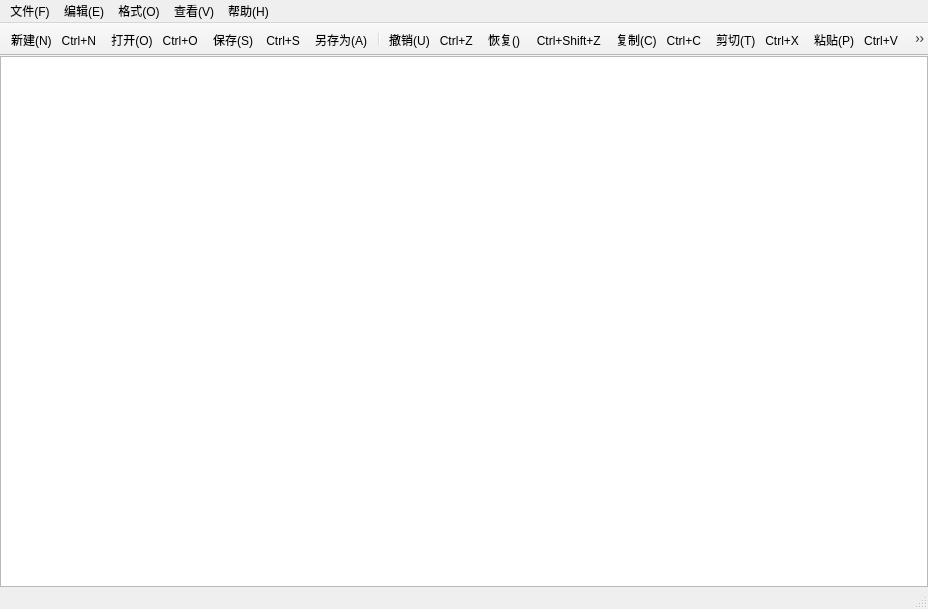
<?xml version="1.0" encoding="UTF-8"?>
<ui version="4.0">
 <class>testEdit</class>
 <widget class="QMainWindow" name="testEdit">
  <property name="geometry">
   <rect>
    <x>0</x>
    <y>0</y>
    <width>928</width>
    <height>609</height>
   </rect>
  </property>
  <property name="windowTitle">
   <string>testEdit</string>
  </property>
  <widget class="QWidget" name="centralwidget">
   <layout class="QHBoxLayout" name="horizontalLayout">
    <property name="spacing">
     <number>0</number>
    </property>
    <property name="leftMargin">
     <number>0</number>
    </property>
    <property name="topMargin">
     <number>0</number>
    </property>
    <property name="rightMargin">
     <number>0</number>
    </property>
    <property name="bottomMargin">
     <number>0</number>
    </property>
    <item>
     <widget class="QTextEdit" name="textEdit">
      <property name="cursor" stdset="0">
       <cursorShape>IBeamCursor</cursorShape>
      </property>
     </widget>
    </item>
   </layout>
  </widget>
  <widget class="QMenuBar" name="menubar">
   <property name="geometry">
    <rect>
     <x>0</x>
     <y>0</y>
     <width>928</width>
     <height>21</height>
    </rect>
   </property>
   <widget class="QMenu" name="menu_file">
    <property name="title">
     <string>文件(F)</string>
    </property>
    <addaction name="actionNew"/>
    <addaction name="actionOpen"/>
    <addaction name="actionSave"/>
    <addaction name="actionSaveOther"/>
    <addaction name="separator"/>
    <addaction name="actionExit"/>
   </widget>
   <widget class="QMenu" name="menu_edit">
    <property name="title">
     <string>编辑(E)</string>
    </property>
    <addaction name="actionBefore"/>
    <addaction name="actionNext"/>
    <addaction name="actionCut"/>
    <addaction name="actionCopy"/>
    <addaction name="actionPaste"/>
    <addaction name="separator"/>
    <addaction name="actionSearch"/>
    <addaction name="actionReplace"/>
    <addaction name="separator"/>
    <addaction name="actionAll"/>
   </widget>
   <widget class="QMenu" name="menu_form">
    <property name="title">
     <string>格式(O)</string>
    </property>
    <addaction name="actionReturnLine"/>
    <addaction name="actionShowLine"/>
    <addaction name="actionFont"/>
    <addaction name="actionColor"/>
    <addaction name="separator"/>
    <addaction name="actionFontBackgroundColor"/>
    <addaction name="actionBackgroundColor"/>
   </widget>
   <widget class="QMenu" name="menu_view">
    <property name="title">
     <string>查看(V)</string>
    </property>
    <addaction name="actionToolBar"/>
    <addaction name="actionStatusBar"/>
   </widget>
   <widget class="QMenu" name="menu_help">
    <property name="title">
     <string>帮助(H)</string>
    </property>
    <addaction name="actionAbout"/>
   </widget>
   <addaction name="menu_file"/>
   <addaction name="menu_edit"/>
   <addaction name="menu_form"/>
   <addaction name="menu_view"/>
   <addaction name="menu_help"/>
  </widget>
  <widget class="QStatusBar" name="statusbar"/>
  <widget class="QToolBar" name="toolBar">
   <property name="windowTitle">
    <string>toolBar</string>
   </property>
   <property name="layoutDirection">
    <enum>Qt::LeftToRight</enum>
   </property>
   <property name="movable">
    <bool>false</bool>
   </property>
   <attribute name="toolBarArea">
    <enum>TopToolBarArea</enum>
   </attribute>
   <attribute name="toolBarBreak">
    <bool>false</bool>
   </attribute>
   <addaction name="actionNew"/>
   <addaction name="actionOpen"/>
   <addaction name="actionSave"/>
   <addaction name="actionSaveOther"/>
   <addaction name="separator"/>
   <addaction name="actionBefore"/>
   <addaction name="actionNext"/>
   <addaction name="actionCopy"/>
   <addaction name="actionCut"/>
   <addaction name="actionPaste"/>
   <addaction name="separator"/>
   <addaction name="actionSearch"/>
   <addaction name="actionReplace"/>
   <addaction name="separator"/>
   <addaction name="actionFont"/>
   <addaction name="actionShowLine"/>
   <addaction name="actionReturnLine"/>
   <addaction name="separator"/>
   <addaction name="actionToolBar"/>
   <addaction name="actionStatusBar"/>
  </widget>
  <action name="actionNew">
   <property name="icon">
    <iconset resource="icon.qrc">
     <normaloff>:/icon/new.png</normaloff>:/icon/new.png</iconset>
   </property>
   <property name="text">
    <string>新建(N)   Ctrl+N</string>
   </property>
   <property name="menuRole">
    <enum>QAction::NoRole</enum>
   </property>
  </action>
  <action name="actionOpen">
   <property name="icon">
    <iconset resource="icon.qrc">
     <normaloff>:/icon/file.png</normaloff>:/icon/file.png</iconset>
   </property>
   <property name="text">
    <string>打开(O)   Ctrl+O</string>
   </property>
   <property name="menuRole">
    <enum>QAction::NoRole</enum>
   </property>
  </action>
  <action name="actionSave">
   <property name="icon">
    <iconset resource="icon.qrc">
     <normaloff>:/icon/save.png</normaloff>:/icon/save.png</iconset>
   </property>
   <property name="text">
    <string>保存(S)    Ctrl+S</string>
   </property>
   <property name="menuRole">
    <enum>QAction::NoRole</enum>
   </property>
  </action>
  <action name="actionSaveOther">
   <property name="icon">
    <iconset resource="icon.qrc">
     <normaloff>:/icon/saveother.png</normaloff>:/icon/saveother.png</iconset>
   </property>
   <property name="text">
    <string>另存为(A)</string>
   </property>
   <property name="menuRole">
    <enum>QAction::NoRole</enum>
   </property>
  </action>
  <action name="actionBefore">
   <property name="icon">
    <iconset resource="icon.qrc">
     <normaloff>:/icon/before.png</normaloff>:/icon/before.png</iconset>
   </property>
   <property name="text">
    <string>撤销(U)   Ctrl+Z</string>
   </property>
   <property name="menuRole">
    <enum>QAction::NoRole</enum>
   </property>
  </action>
  <action name="actionNext">
   <property name="icon">
    <iconset resource="icon.qrc">
     <normaloff>:/icon/next.png</normaloff>:/icon/next.png</iconset>
   </property>
   <property name="text">
    <string>恢复()     Ctrl+Shift+Z</string>
   </property>
   <property name="menuRole">
    <enum>QAction::NoRole</enum>
   </property>
  </action>
  <action name="actionCut">
   <property name="icon">
    <iconset resource="icon.qrc">
     <normaloff>:/icon/cut.png</normaloff>:/icon/cut.png</iconset>
   </property>
   <property name="text">
    <string>剪切(T)   Ctrl+X</string>
   </property>
   <property name="menuRole">
    <enum>QAction::NoRole</enum>
   </property>
  </action>
  <action name="actionCopy">
   <property name="icon">
    <iconset resource="icon.qrc">
     <normaloff>:/icon/copy.png</normaloff>:/icon/copy.png</iconset>
   </property>
   <property name="text">
    <string>复制(C)   Ctrl+C</string>
   </property>
   <property name="menuRole">
    <enum>QAction::NoRole</enum>
   </property>
  </action>
  <action name="actionPaste">
   <property name="icon">
    <iconset resource="icon.qrc">
     <normaloff>:/icon/paste.png</normaloff>:/icon/paste.png</iconset>
   </property>
   <property name="text">
    <string>粘贴(P)   Ctrl+V</string>
   </property>
   <property name="menuRole">
    <enum>QAction::NoRole</enum>
   </property>
  </action>
  <action name="actionExit">
   <property name="text">
    <string>退出(X)</string>
   </property>
   <property name="menuRole">
    <enum>QAction::NoRole</enum>
   </property>
  </action>
  <action name="actionSearch">
   <property name="icon">
    <iconset resource="icon.qrc">
     <normaloff>:/icon/search.png</normaloff>:/icon/search.png</iconset>
   </property>
   <property name="text">
    <string>查找(F)   Ctrl+F</string>
   </property>
   <property name="menuRole">
    <enum>QAction::NoRole</enum>
   </property>
  </action>
  <action name="actionReplace">
   <property name="icon">
    <iconset resource="icon.qrc">
     <normaloff>:/icon/replace.png</normaloff>:/icon/replace.png</iconset>
   </property>
   <property name="text">
    <string>替换(R)   Ctrl+H</string>
   </property>
   <property name="menuRole">
    <enum>QAction::NoRole</enum>
   </property>
  </action>
  <action name="actionAll">
   <property name="text">
    <string>全选(A)   Ctrl+A</string>
   </property>
   <property name="menuRole">
    <enum>QAction::NoRole</enum>
   </property>
  </action>
  <action name="actionReturnLine">
   <property name="icon">
    <iconset resource="icon.qrc">
     <normaloff>:/icon/turnLine.png</normaloff>:/icon/turnLine.png</iconset>
   </property>
   <property name="text">
    <string>自动换行(W)</string>
   </property>
   <property name="menuRole">
    <enum>QAction::NoRole</enum>
   </property>
  </action>
  <action name="actionShowLine">
   <property name="icon">
    <iconset resource="icon.qrc">
     <normaloff>:/icon/showLine.png</normaloff>:/icon/showLine.png</iconset>
   </property>
   <property name="text">
    <string>显示行号(L)   Ctrl+L</string>
   </property>
   <property name="menuRole">
    <enum>QAction::NoRole</enum>
   </property>
  </action>
  <action name="actionFont">
   <property name="icon">
    <iconset resource="icon.qrc">
     <normaloff>:/icon/font.png</normaloff>:/icon/font.png</iconset>
   </property>
   <property name="text">
    <string>字体(F)</string>
   </property>
   <property name="menuRole">
    <enum>QAction::NoRole</enum>
   </property>
  </action>
  <action name="actionColor">
   <property name="text">
    <string>字体颜色</string>
   </property>
   <property name="menuRole">
    <enum>QAction::NoRole</enum>
   </property>
  </action>
  <action name="actionFontBackgroundColor">
   <property name="text">
    <string>字体背景色</string>
   </property>
   <property name="menuRole">
    <enum>QAction::NoRole</enum>
   </property>
  </action>
  <action name="actionBackgroundColor">
   <property name="text">
    <string>编辑器背景色</string>
   </property>
   <property name="menuRole">
    <enum>QAction::NoRole</enum>
   </property>
  </action>
  <action name="actionToolBar">
   <property name="icon">
    <iconset resource="icon.qrc">
     <normaloff>:/icon/toolBar.png</normaloff>:/icon/toolBar.png</iconset>
   </property>
   <property name="text">
    <string>工具栏</string>
   </property>
   <property name="menuRole">
    <enum>QAction::NoRole</enum>
   </property>
  </action>
  <action name="actionStatusBar">
   <property name="icon">
    <iconset resource="icon.qrc">
     <normaloff>:/icon/statusBar.png</normaloff>:/icon/statusBar.png</iconset>
   </property>
   <property name="text">
    <string>状态栏</string>
   </property>
   <property name="menuRole">
    <enum>QAction::NoRole</enum>
   </property>
  </action>
  <action name="actionAbout">
   <property name="text">
    <string>关于(A)</string>
   </property>
   <property name="menuRole">
    <enum>QAction::NoRole</enum>
   </property>
  </action>
 </widget>
 <resources>
  <include location="icon.qrc"/>
 </resources>
 <connections/>
</ui>
